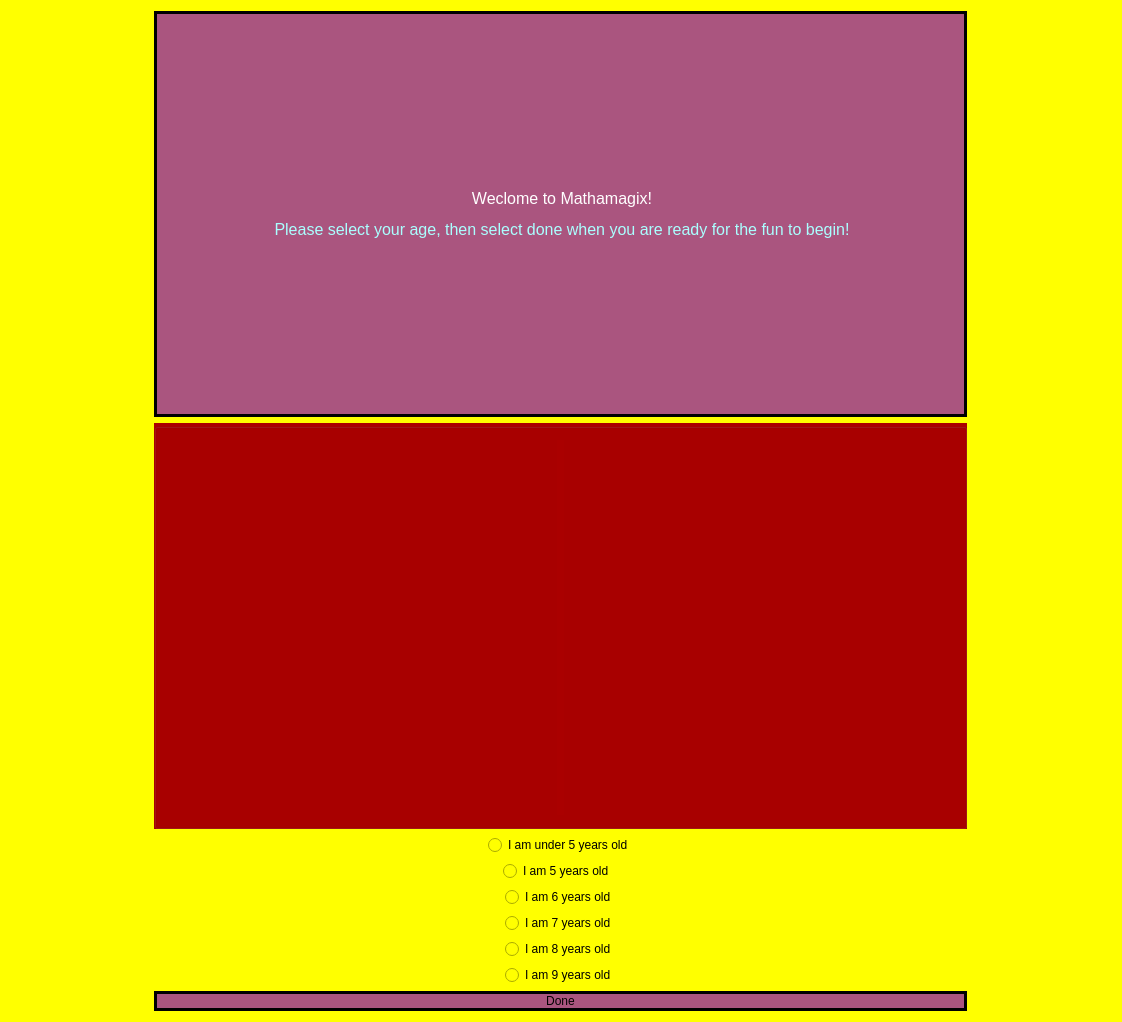
<?xml version="1.0" encoding="UTF-8"?>
<ui version="4.0">
 <class>OpeningScreen</class>
 <widget class="QMainWindow" name="OpeningScreen">
  <property name="geometry">
   <rect>
    <x>0</x>
    <y>0</y>
    <width>1122</width>
    <height>1022</height>
   </rect>
  </property>
  <property name="windowTitle">
   <string>OpeningScreen</string>
  </property>
  <property name="styleSheet">
   <string notr="true">background-color: rgb(255, 255, 0);</string>
  </property>
  <widget class="QWidget" name="centralWidget">
   <layout class="QGridLayout" name="gridLayout_2">
    <item row="8" column="0" alignment="Qt::AlignHCenter">
     <widget class="QRadioButton" name="radioButton_6">
      <property name="styleSheet">
       <string notr="true">font: 75 12pt &quot;Comic Sans MS&quot;;</string>
      </property>
      <property name="text">
       <string>I am 6 years old</string>
      </property>
     </widget>
    </item>
    <item row="7" column="0" alignment="Qt::AlignHCenter">
     <widget class="QRadioButton" name="radioButton_5">
      <property name="styleSheet">
       <string notr="true">font: 75 12pt &quot;Comic Sans MS&quot;;</string>
      </property>
      <property name="text">
       <string>I am 5 years old </string>
      </property>
     </widget>
    </item>
    <item row="12" column="0" alignment="Qt::AlignHCenter">
     <widget class="QRadioButton" name="radioButton_9">
      <property name="styleSheet">
       <string notr="true">font: 75 12pt &quot;Comic Sans MS&quot;;</string>
      </property>
      <property name="text">
       <string>I am 9 years old</string>
      </property>
     </widget>
    </item>
    <item row="0" column="0">
     <widget class="QLabel" name="label">
      <property name="maximumSize">
       <size>
        <width>813</width>
        <height>16777215</height>
       </size>
      </property>
      <property name="styleSheet">
       <string notr="true">background-color: rgb(170, 85, 127);
border: 3px solid black;</string>
      </property>
      <property name="text">
       <string>&lt;html&gt;&lt;head/&gt;&lt;body&gt;&lt;p align=&quot;center&quot;&gt;&lt;span style=&quot; font-size:12pt; color:#ffffff;&quot;&gt;Weclome to Mathamagix!&lt;/span&gt;&lt;/p&gt;&lt;p align=&quot;center&quot;&gt;&lt;span style=&quot; font-size:12pt; color:#aaffff;&quot;&gt;Please select your age, then select done when you are ready for the fun to begin!&lt;/span&gt;&lt;/p&gt;&lt;/body&gt;&lt;/html&gt;</string>
      </property>
     </widget>
    </item>
    <item row="10" column="0" alignment="Qt::AlignHCenter">
     <widget class="QRadioButton" name="radioButton_8">
      <property name="styleSheet">
       <string notr="true">font: 75 12pt &quot;Comic Sans MS&quot;;</string>
      </property>
      <property name="text">
       <string>I am 8 years old</string>
      </property>
     </widget>
    </item>
    <item row="13" column="0">
     <widget class="QPushButton" name="pushButton">
      <property name="toolTip">
       <string>&lt;html&gt;&lt;head/&gt;&lt;body&gt;&lt;p&gt;&lt;span style=&quot; font-size:11pt;&quot;&gt;I'm ready&lt;/span&gt;&lt;/p&gt;&lt;/body&gt;&lt;/html&gt;</string>
      </property>
      <property name="styleSheet">
       <string notr="true">background-color: rgb(170, 85, 127);
font: 75 12pt &quot;Comic Sans MS&quot;;
border: 3px solid black;</string>
      </property>
      <property name="text">
       <string>Done</string>
      </property>
     </widget>
    </item>
    <item row="9" column="0" alignment="Qt::AlignHCenter">
     <widget class="QRadioButton" name="radioButton_7">
      <property name="styleSheet">
       <string notr="true">font: 75 12pt &quot;Comic Sans MS&quot;;</string>
      </property>
      <property name="text">
       <string>I am 7 years old</string>
      </property>
     </widget>
    </item>
    <item row="5" column="0" alignment="Qt::AlignHCenter">
     <widget class="QRadioButton" name="radioButton_under5">
      <property name="styleSheet">
       <string notr="true">font: 75 12pt &quot;Comic Sans MS&quot;;</string>
      </property>
      <property name="text">
       <string>I am under 5 years old</string>
      </property>
     </widget>
    </item>
    <item row="2" column="0" alignment="Qt::AlignHCenter">
     <widget class="QGroupBox" name="groupBox">
      <property name="minimumSize">
       <size>
        <width>813</width>
        <height>0</height>
       </size>
      </property>
      <property name="styleSheet">
       <string notr="true">background-color: rgb(170, 0, 0);</string>
      </property>
      <property name="title">
       <string/>
      </property>
      <layout class="QGridLayout" name="gridLayout_3">
       <item row="0" column="2" alignment="Qt::AlignHCenter">
        <widget class="QLabel" name="label_pic">
         <property name="text">
          <string/>
         </property>
        </widget>
       </item>
      </layout>
     </widget>
    </item>
   </layout>
  </widget>
 </widget>
 <layoutdefault spacing="6" margin="11"/>
 <resources/>
 <connections/>
</ui>
